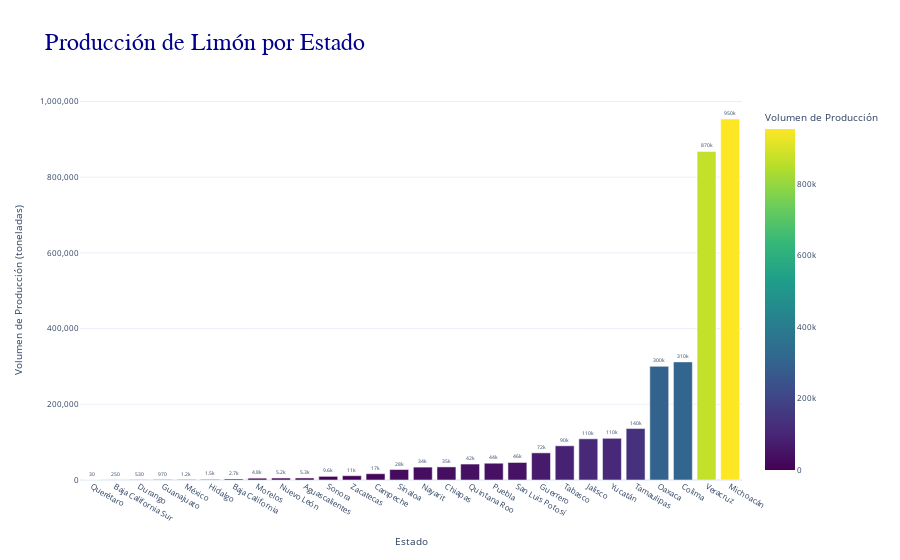

The cell this chart's notebook holds for it:
### Code cell
import plotly.express as px


prod_nac_df = prod_nac_df.rename(columns={
    'Nomestado': 'Estado',
    'Volumenproduccion': 'Volumen de Producción'
})

# Crear el gráfico de barras
fig = px.bar(
    prod_nac_df,
    x='Estado',
    y='Volumen de Producción',
    hover_data={'Porcentaje': ':.2f'},
    text_auto='.2s',
    color="Volumen de Producción",

    title="Producción de Limón por Estado",


    color_continuous_scale=px.colors.sequential.Viridis
)

# Actualizar el layout
fig.update_layout(
    title="Producción de Limón por Estado",
     title_font=dict(
        family="Arial, sans-serif",  # Fuente estética, puedes usar otras como 'Courier New', 'Times New Roman', etc.
        size=24,                    # Tamaño del título
        color="darkblue"            # Color del título
    ),
    xaxis_title="Estado",  # Ahora es el eje X
    yaxis_title="Volumen de Producción (toneladas)",  # Ahora es el eje Y

    font=dict(size=8),

    yaxis=dict(
        tickformat=",",           # Formato de los ticks

 ),
    template="plotly_white",

)


fig.update_traces(textfont_size=5, textangle=0, textposition="outside", cliponaxis=False)

# Mostrar el gráfico
fig.show()




# Guardar el gráfico como SVG

fig.write_image("produccion_nacional.svg", engine="kaleido")
# Save the graph as an HTML file
fig.write_html("produccion_nacional.html")

# Optionally, open the HTML file in the default web browser
import webbrowser
webbrowser.open("produccion_nacional.html")

### Figure 1 — Plotly figure (JSON) as saved in the notebook; plotly's stock layout.template omitted (floating-point values rounded to 4 significant figures)
{"data": [{"alignmentgroup": "True", "customdata": [[0.0], [0.01], [0.02], [0.03], [0.04], [0.05], [0.08], [0.15], [0.16], [0.16], [0.3], [0.35], [0.51], [0.85], [1.05], [1.07], [1.3], [1.37], [1.43], [2.21], [2.79], [3.36], [3.4], [4.19], [9.27], [9.63], [26.79], [29.43]], "hovertemplate": "Estado=%{x}<br>Volumen de Producción=%{marker.color}<br>Porcentaje=%{customdata[0]:.2f}<extra></extra>", "legendgroup": "", "marker": {"color": [29.72, 254.1, 526.4, 970.5, 1180.0, 1463.0, 2692.0, 4807.0, 5170.0, 5271.0, 9646.0, 11340.0, 16650.0, 27660.0, 34050.0, 34590.0, 42140.0, 44330.0, 46300.0, 71730.0, 90380.0, 108800.0, 110100.0, 135900.0, 300300.0, 312000.0, 867900.0, 953700.0], "coloraxis": "coloraxis", "pattern": {"shape": ""}}, "name": "", "offsetgroup": "", "orientation": "v", "showlegend": false, "textposition": "outside", "texttemplate": "%{y:.2s}", "x": ["Querétaro", "Baja California Sur", "Durango", "Guanajuato", "México", "Hidalgo", "Baja California", "Morelos", "Nuevo León", "Aguascalientes", "Sonora", "Zacatecas", "Campeche", "Sinaloa", "Nayarit", "Chiapas", "Quintana Roo", "Puebla", "San Luis Potosí", "Guerrero", "Tabasco", "Jalisco", "Yucatán", "Tamaulipas", "Oaxaca", "Colima", "Veracruz", "Michoacán"], "xaxis": "x", "y": [29.72, 254.1, 526.4, 970.5, 1180.0, 1463.0, 2692.0, 4807.0, 5170.0, 5271.0, 9646.0, 11340.0, 16650.0, 27660.0, 34050.0, 34590.0, 42140.0, 44330.0, 46300.0, 71730.0, 90380.0, 108800.0, 110100.0, 135900.0, 300300.0, 312000.0, 867900.0, 953700.0], "yaxis": "y", "type": "bar", "textfont": {"size": 5}, "cliponaxis": false, "textangle": 0}], "layout": {"xaxis": {"anchor": "y", "domain": [0.0, 1.0], "title": {"text": "Estado"}}, "yaxis": {"anchor": "x", "domain": [0.0, 1.0], "title": {"text": "Volumen de Producción (toneladas)"}, "tickformat": ","}, "coloraxis": {"colorbar": {"title": {"text": "Volumen de Producción"}}, "colorscale": [[0.0, "#440154"], [0.1111, "#482878"], [0.2222, "#3e4989"], [0.3333, "#31688e"], [0.4444, "#26828e"], [0.5556, "#1f9e89"], [0.6667, "#35b779"], [0.7778, "#6ece58"], [0.8889, "#b5de2b"], [1.0, "#fde725"]]}, "legend": {"tracegroupgap": 0}, "title": {"text": "Producción de Limón por Estado", "font": {"family": "Arial, sans-serif", "size": 24, "color": "darkblue"}}, "barmode": "relative", "font": {"size": 8}}}
